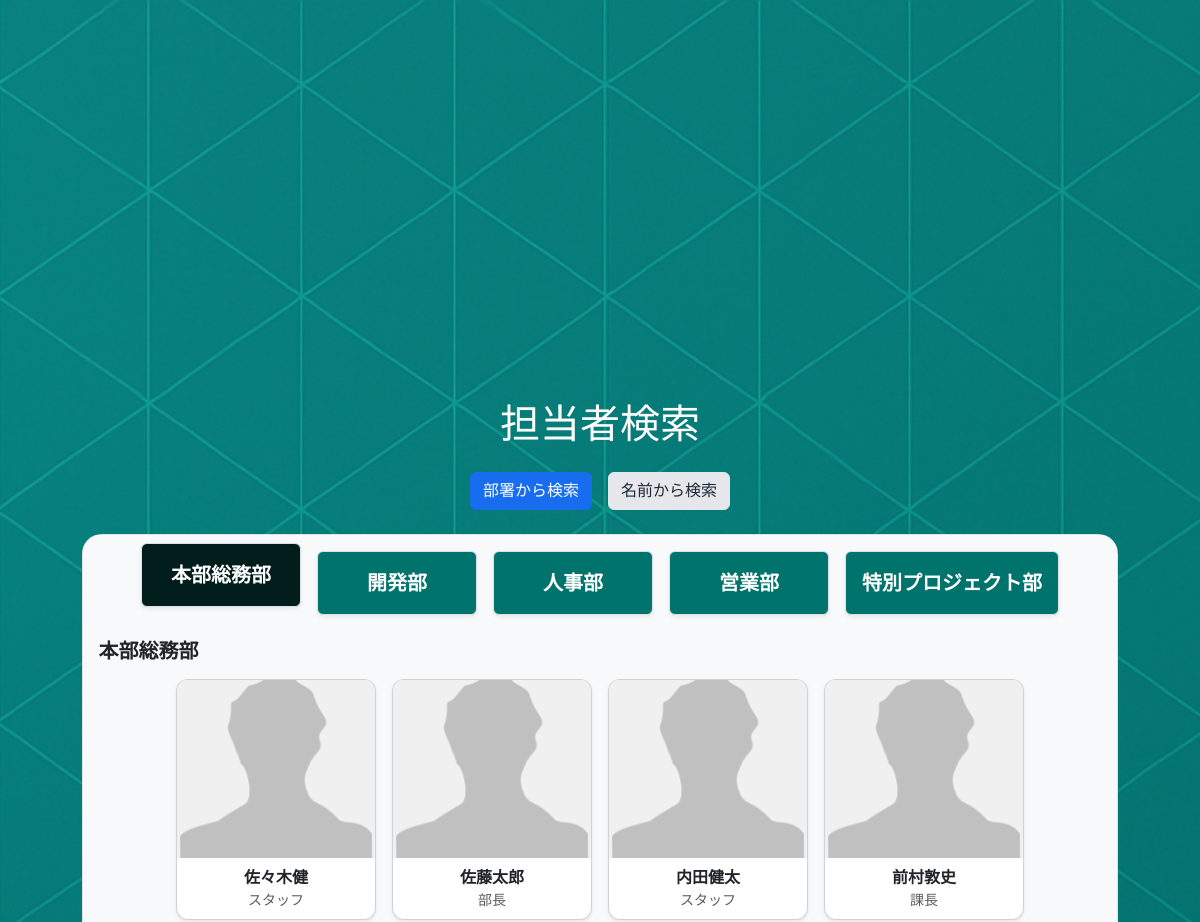
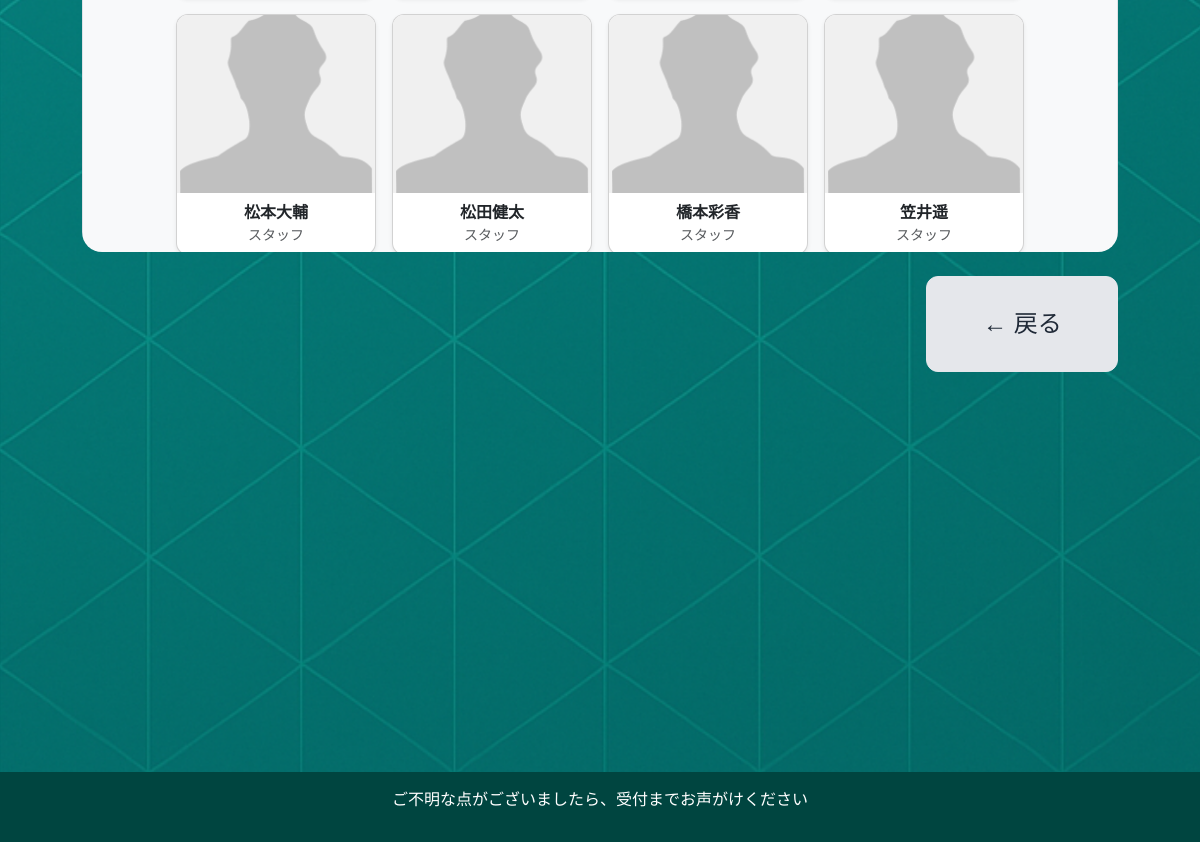
The app's page /staff-search2/ with its own data (2 pictures, top to bottom).
### api/models.py (models this page shows, shortened)
class Department(models.Model):
    DEPARTMENT_TYPES = [
        ("headquarters", "本部"),
        ("department", "部"),
        ("section", "課"),
        ("special", "例外部門"),
    ]
    name = models.CharField(max_length=100, verbose_name="部署名")
    department_type = models.CharField(max_length=20, choices=DEPARTMENT_TYPES, verbose_name="部署タイプ")
    parent = models.ForeignKey(
        "self", null=True, blank=True, on_delete=models.CASCADE, related_name="children", verbose_name="親部署"
    )
    teams_api_url = models.URLField(
        max_length=500,
        blank=True,
        null=True,
        verbose_name="Teams API URL",
        help_text="この部署に通知を飛ばすTeamsチャネルのAPI URLを入力してください"
    )
    order = models.IntegerField(default=0, verbose_name="表示順")
    created_at = models.DateTimeField(auto_now_add=True, verbose_name="作成日時")
    updated_at = models.DateTimeField(auto_now=True, verbose_name="更新日時")
    class Meta:
        db_table = "api_department"
        verbose_name = "部署"
        verbose_name_plural = "部署一覧"

class Staff(models.Model):
    employee_number = models.CharField(max_length=20, unique=True, verbose_name="社員番号")
    name = models.CharField(max_length=100, verbose_name="氏名")
    name_kana = models.CharField(max_length=100, blank=True, verbose_name="氏名（カナ）")
    department = models.ForeignKey(Department, on_delete=models.SET_NULL, null=True, verbose_name="部署")
    position = models.CharField(max_length=100, blank=True, verbose_name="役職")
    email = models.EmailField(blank=True, verbose_name="メール")
    phone = models.CharField(max_length=20, blank=True, verbose_name="電話番号")
    photo_url = models.ImageField(upload_to='staff_photos/', blank=True, null=True, verbose_name="写真")
    created_at = models.DateTimeField(auto_now_add=True, verbose_name="作成日時")
    updated_at = models.DateTimeField(auto_now=True, verbose_name="更新日時")
    class Meta:
        verbose_name = "社員"
        verbose_name_plural = "社員一覧"

### frontend/views.py (the view)
# urls.py: path('staff-search2/', views.staff_search2, name='staff_search2'),
def staff_search2(request):
    record_visit(request, visit_type="no-appointment")
    visitor_name = request.GET.get("visitor_name")
    visitor_company = request.GET.get("visitor_company")
    visit_type = "no-appointment"
    purpose_preset = request.GET.get("purpose_preset")
    purpose_custom = request.GET.get("purpose_custom")
    try:
        headquarters_list = Department.objects.filter(
        Q(department_type="headquarters") | Q(department_type="special")
        ).order_by("order")
        departments_data = []
        def get_sections(dept):
            return dept.children.filter(department_type="section").order_by("order")
        for hq in headquarters_list:
            dept_info = {
                "id": hq.id,
                "name": hq.name,
                "full_name": hq.name,
                "sections": [],
                "staff_list": [],
            }
            staff_qs = Staff.objects.filter(department=hq).order_by("name")
            for staff in staff_qs:
                dept_info["staff_list"].append({
                    "id": staff.id,
                    "name": staff.name,
                    "name_kana": staff.name_kana,
                    "position": staff.position,
                    "photo_url": staff.photo_url,
                    "department_full_name": get_department_full_name(hq),
                })
            sections = get_sections(hq)
            for section in sections:
                section_staff_qs = Staff.objects.filter(department=section).order_by("name")
                section_staff_list = []
                for staff in section_staff_qs:
                    section_staff_list.append({
                        "id": staff.id,
                        "name": staff.name,
                        "name_kana": staff.name_kana,
                        "position": staff.position,
                        "photo_url": staff.photo_url,
                        "department_full_name": get_department_full_name(section),
                    })
                dept_info["sections"].append({
                    "id": section.id,
                    "name": section.name,
                    "full_name": get_department_full_name(section),
                    "staff_list": section_staff_list,
                })
            departments_data.append(dept_info)
        all_staff_qs = Staff.objects.filter().order_by("name")
        staff_list = []
        for staff in all_staff_qs:
            staff_list.append({
                "id": staff.id,
                "name": staff.name,
                "name_kana": staff.name_kana,
                "position": staff.position,
                "photo_url": staff.photo_url,
                "department_full_name": get_department_full_name(staff.department) if staff.department else "",
            })
        context = {
            "departments_data": departments_data,
            "staff_list": staff_list,
            "body_class": "name-search",
            "visitor_name": visitor_name,
            "visitor_company": visitor_company,
            "purpose_preset": purpose_preset,
            "purpose_custom": purpose_custom,
            "visit_type":visit_type,
        }
        return render(request, "frontend/screens/staff_search2.html", context)
    except Exception as e:
        print(f"Error in staff_search2 view: {e}")
        return render(request, "frontend/screens/staff_search2.html", {
            "departments_data": [],
            "staff_list": [],
            "error": str(e),
        })

### api/models.py (called while the page is built)
    @staticmethod
    def get_setting(key, default=None):
        try:
            return SystemSetting.objects.get(key=key).value
        except SystemSetting.DoesNotExist:
            return default

### frontend/context_processors.py (called while the page is built)
def redirect_settings(request):
    try:
        seconds_str = SystemSetting.get_setting('redirect_timeout', default='120')
        seconds = int(seconds_str)
    except (ValueError, TypeError):
        seconds = 120  # エラー時はデフォルト120秒
    return {
        'redirect_timeout_ms': seconds * 1000  # JS用にミリ秒で返す
    }

### frontend/views.py (called while the page is built, shortened)
def create_visit(visitor_name, visitor_company, staff, purpose_preset=None, purpose_custom=None, purpose_type="", visit_type=""):
    visitor_name = visitor_name or "なし"
    visitor_company = visitor_company or "なし"
    purpose_preset = purpose_preset if purpose_preset else ""
    purpose_custom = purpose_custom if purpose_custom else ""
    visit = Visit.objects.create(
        visitor_name=visitor_name,
        visitor_company=visitor_company,
        staff=staff,
        visit_type=visit_type,
        purpose_preset=purpose_preset,
        purpose_custom=purpose_custom,
        purpose_type=purpose_type,
        visited_at=timezone.now(),
        status="waiting",
    )
    if staff:
        visit.notified_staff.add(staff)
    visit.save()
    return visit

def record_visit(request, visit_type="other"):
    visitor_name = request.GET.get("visitor_name") or "なし"
    visitor_company = request.GET.get("visitor_company") or "なし"
    staff_id = request.GET.get("staff_id")
    purpose_preset = request.GET.get("purpose_preset", "")
    purpose_custom = request.GET.get("purpose_custom", "")
    purpose_type = request.GET.get("purpose_type", "")
    staff = Staff.objects.filter(id=staff_id).first()
    visit_id = request.session.get("visit_id")
    visit = None
    visit = create_visit(visitor_name, visitor_company, staff, purpose_preset, purpose_custom, purpose_type, visit_type,)
    visit.save()
    request.session["visit_id"] = visit.id
    return visit

def get_department_full_name(dept):
    if not dept:
        return ""
    names = []
    current = dept
    while current:
        names.append(current.name)
        current = current.parent
    return " > ".join(reversed(names))

### frontend/templates/frontend/screens/staff_search2.html (shortened to what this page needs)
{% extends "frontend/base.html" %}
{% load static %}
{% block content %}
<div class="container-wide">
    <h1 class="text-center mb-4 text-color">担当者検索</h1>
    <div class="d-flex justify-content-center gap-3 mb-4">
        <button class="btn btn-primary-custom" id="dept-tab-btn" onclick="switchTab('department')">部署から検索</button>
        <button class="btn btn-secondary-custom" id="name-tab-btn" onclick="switchTab('name')">名前から検索</button>
    </div>
    <div id="department-tab" class="tab-content mb-4"
        style="max-height: calc(100vh - 150px); overflow-y: auto; display: block;">
        <div class="border rounded p-3">
            {% if departments_data %}
            <div class="d-flex flex-wrap gap-3 justify-content-center mb-4">
                {% for dept in departments_data %}
                <div class="department-item border rounded p-3 text-center shadow-sm {% if forloop.first %}active-dept{% endif %}"
                    style="min-width:160px; cursor:pointer;" data-dept-id="{{ dept.id }}"
                    onclick="showDepartmentStaff({{ dept.id }})">
                    <span class="fw-bold fs-5 text-color">{{ dept.name }}</span>
                </div>
                {% endfor %}
            </div>
            {% for dept in departments_data %}
            <div class="department-staff" id="dept-{{ dept.id }}"
                style="{% if forloop.first %}display:block;{% else %}display:none;{% endif %}">
                <h5 class="mb-3 fw-bold">{{ dept.name }}</h5>
                {% if dept.staff_list %}
                <div class="department-staff-list d-flex flex-wrap gap-3 justify-content-center mb-3">
                    {% for staff in dept.staff_list %}
                    <div class="card staff-card shadow-sm text-center" style="width:200px; cursor:pointer;"
                        onclick="selectStaff('{{ staff.id }}','{{ staff.name }}')">
                        <div class="staff-photo-top">
                            {% if staff.photo_url %}
                            <img src="{{ staff.photo_url.url }}" alt="{{ staff.name }}" class="img-top">
                            {% else %}
                            <img src="{% static 'images/default.png' %}" alt="デフォルト画像" class="img-top">
                            {% endif %}
                        </div>
                        <div class="p-2">
                            <div class="fw-bold staff-name-marked">{{ staff.name }}</div>
                            <div class="text-muted small">{{ staff.position }}</div>
                        </div>
                    </div>
                    {% endfor %}
                </div>
                {% endif %}
            </div>
            {% endfor %}
            {% else %}
            <p class="text-muted">部署情報が見つかりません。</p>
            {% endif %}
        </div>
    </div>
    <div class="d-flex justify-content-end mt-4">
        <a href="{% url 'frontend:which' %}"
            class="btn btn-secondary-custom btn-large d-flex align-items-center justify-content-center"
            style="width:12rem;">
            ← 戻る
        </a>
    </div>
</div>
{% endblock %}

### frontend/templates/frontend/base.html (style rules this page uses)
body { background-color: #ffffff; font-family: "Hiragino Kaku Gothic ProN", "メイリオ", Meiryo, sans-serif; }
.container-wide { max-width: 56rem; width: 100%; }
.text-color { color: #ffffff; }
button { -webkit-tap-highlight-color: transparent; }
.department-item { background-color: #00736c; transition: all 0.2s; cursor: pointer; }
.department-item.active-dept { background-color: #001d1b; border-color: #fff; transform: translateY(-8px); box-shadow: 0 0 0 3px rgba(33, 150, 243, 0.2); }
.staff-card { display: flex; flex-direction: column; width: 200px; cursor: pointer; border-radius: 0.75rem; overflow: hidden; transition: transform 0.2s, box-shadow 0.2s; text-align: center; }
.staff-photo-top { width: 100%; aspect-ratio: 1 / 0.9; overflow: hidden; display: flex; align-items: center; justify-content: center; background-color: #f0f0f0; }
.staff-photo-top img { width: 100%; height: 100%; object-fit: cover; display: block; }
.department-staff { max-height: calc(65vh - 160px); overflow-y: auto; }
#department-tab { max-height: calc(100vh - 200px); overflow-y: auto; background-color: #f8f9fa; border-radius: 20px; }
.btn-large { min-height: 6rem; font-size: 1.5rem; border-radius: .75rem; }
.btn-primary-custom { background: #176dee; border-color: #176dee; color: #fff; color: #fff !important; }
.btn-secondary-custom { background: #e5e7eb; border-color: #e5e7eb; color: #1f2937; color: #1f2937 !important; }
@media (max-width: 1200px) { .container-wide { max-width: 90%; } }
@media (max-width: 1200px) { .staff-card { width: 180px; } }

### records on screen
Department: name "本部総務部", name "本部総務部"
Department: name "開発部"
Department: name "人事部"
Department: name "営業部"
Department: name "特別プロジェクト部"
Staff: name "佐々木健", position "スタッフ"
Staff: name "佐藤太郎", position "部長"
Staff: name "内田健太", position "スタッフ"
Staff: name "前村敦史", position "課長"
Staff: name "松本大輔", position "スタッフ"
Staff: name "松田健太", position "スタッフ"
Staff: name "橋本彩香", position "スタッフ"
Staff: name "笠井遥", position "スタッフ"
